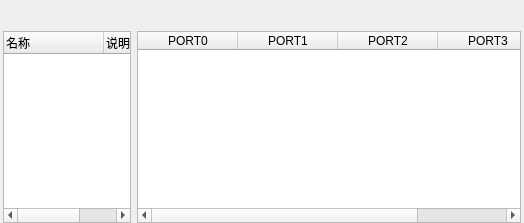
       <widget class="QWidget" name="page_runResult">
        <layout class="QVBoxLayout" name="verticalLayout_18">
         <property name="leftMargin">
          <number>3</number>
         </property>
         <property name="topMargin">
          <number>5</number>
         </property>
         <property name="rightMargin">
          <number>3</number>
         </property>
         <property name="bottomMargin">
          <number>0</number>
         </property>
         <item>
          <layout class="QHBoxLayout" name="horizontalLayout_2">
           <item>
            <widget class="QLabel" name="label_runResultProjectName">
             <property name="text">
              <string/>
             </property>
            </widget>
           </item>
           <item>
            <spacer name="horizontalSpacer_2">
             <property name="orientation">
              <enum>Qt::Horizontal</enum>
             </property>
             <property name="sizeHint" stdset="0">
              <size>
               <width>40</width>
               <height>20</height>
              </size>
             </property>
            </spacer>
           </item>
           <item>
            <widget class="QLabel" name="label_runResultTime">
             <property name="text">
              <string/>
             </property>
            </widget>
           </item>
          </layout>
         </item>
         <item>
          <layout class="QHBoxLayout" name="horizontalLayout_9" stretch="1,3">
           <item>
            <widget class="QTreeWidget" name="treeWidget_runResult">
             <property name="sizePolicy">
              <sizepolicy hsizetype="Expanding" vsizetype="Expanding">
               <horstretch>1</horstretch>
               <verstretch>0</verstretch>
              </sizepolicy>
             </property>
             <column>
              <property name="text">
               <string>名称</string>
              </property>
             </column>
             <column>
              <property name="text">
               <string>说明</string>
              </property>
             </column>
            </widget>
           </item>
           <item>
            <widget class="QTableWidget" name="tableWidget_runResult">
             <property name="sizePolicy">
              <sizepolicy hsizetype="Expanding" vsizetype="Expanding">
               <horstretch>3</horstretch>
               <verstretch>0</verstretch>
              </sizepolicy>
             </property>
             <property name="editTriggers">
              <set>QAbstractItemView::NoEditTriggers</set>
             </property>
             <column>
              <property name="text">
               <string>PORT0</string>
              </property>
             </column>
             <column>
              <property name="text">
               <string>PORT1</string>
              </property>
             </column>
             <column>
              <property name="text">
               <string>PORT2</string>
              </property>
             </column>
             <column>
              <property name="text">
               <string>PORT3</string>
              </property>
             </column>
            </widget>
           </item>
          </layout>
         </item>
        </layout>
       </widget>
